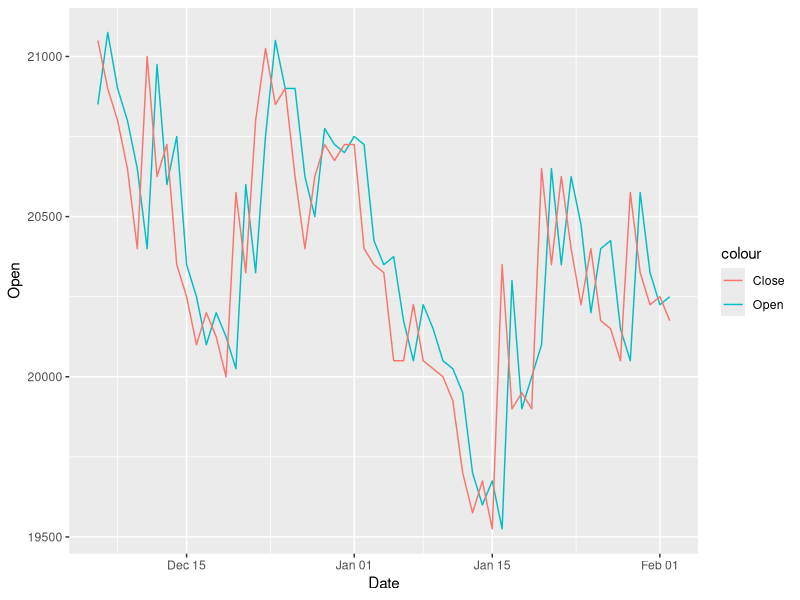

The R script that drew this image:
library(readxl)
library(ggplot2)

data <- read_excel("ggrm.xlsx")

ggplot(data=data)+
  geom_line(mapping = aes(x=Date, y=Open, color="Open"))+
  geom_line(mapping = aes(x=Date, y=Close, color="Close"))